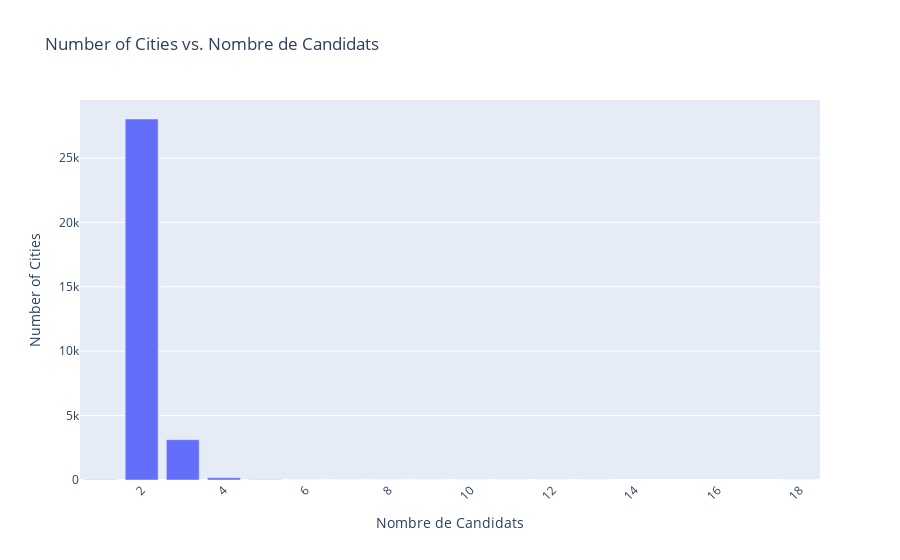

Notebook code for this chart:
### Code cell
import plotly.express as px

# Assuming 'count_by_candidates' is a Pandas DataFrame
fig = px.bar(count_by_candidates, 
            x="Nombre_candidats", 
            y="Number_of_Cities",
            title="Number of Cities vs. Nombre de Candidats",
            labels={'Nombre_candidats':'Nombre de Candidats', 
            'Number_of_Cities':'Number of Cities'}
            )
fig.update_layout(xaxis_tickangle=-45)
fig.show()

### Figure 1 — Plotly figure (JSON) as saved in the notebook; plotly's stock layout.template omitted (floating-point values rounded to 4 significant figures)
{"data": [{"alignmentgroup": "True", "hovertemplate": "Nombre de Candidats=%{x}<br>Number of Cities=%{y}<extra></extra>", "legendgroup": "", "marker": {"color": "#636efa", "pattern": {"shape": ""}}, "name": "", "offsetgroup": "", "orientation": "v", "showlegend": false, "textposition": "auto", "type": "bar", "x": [1, 2, 3, 4, 5, 6, 7, 8, 9, 10, 11, 12, 13, 18], "xaxis": "x", "y": [14, 28026, 3132, 174, 22, 8, 1, 8, 1, 1, 1, 2, 1, 1], "yaxis": "y"}], "layout": {"barmode": "relative", "legend": {"tracegroupgap": 0}, "title": {"text": "Number of Cities vs. Nombre de Candidats"}, "xaxis": {"anchor": "y", "domain": [0, 1], "tickangle": -45, "title": {"text": "Nombre de Candidats"}}, "yaxis": {"anchor": "x", "domain": [0, 1], "title": {"text": "Number of Cities"}}}}
